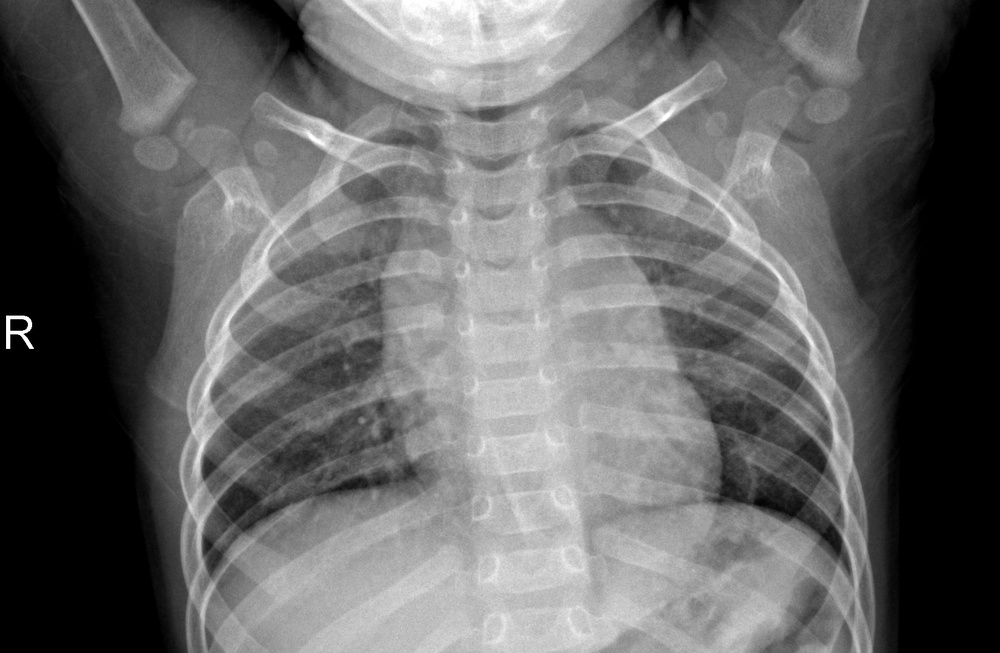
#> input picture data/train/NORMAL/NORMAL-1080088-0001.jpeg, 1000 x 653 px, shrunk from 1650 x 1078 before the run, found by its file name; its folder holds only this picture in this run
$ jupyter execute eda.ipynb   (shell and % lines are left out)
#> lines starting #> are read from the running program, lines starting #| are printed output that depends on the picture
<a href="https://colab.research.google.com/github/luiseduaardo/PneuModel/blob/main/notebooks/eda.ipynb" target="_parent"></a>

[cell 1]
%cd PneuModel

### Carregamento do dataset

Como o dataset original é extenso e está armazenado no Google Drive, utilizamos um script de automação para download via `wget` e extração local como um arquivo .zip que é descompactado localmente. Isso é feito de modo a agilizar o processo de carregamento dos dados para o notebook.

[cell 2]
import os
import zipfile

FILE_ID = '1YLeauT4Kwl6EpdpcUesU6WdE5cA12Y4K'
ZIP_NAME = 'ligia-compviz.zip'
EXTRACT_PATH = './dataset'

def download_and_extract():
    if os.path.exists(ZIP_NAME):
        os.remove(ZIP_NAME)

    command = f"""
      FILEID="{FILE_ID}";
      FILENAME="{ZIP_NAME}";
      wget --quiet --save-cookies cookies.txt --keep-session-cookies \
      "https://drive.google.com/uc?export=download&id=$FILEID" -O response.html;
      UUID=$(grep -o 'name="uuid" value="[^"]*' response.html | sed 's/.*value="//');
      wget --load-cookies cookies.txt \
      "https://drive.usercontent.google.com/download?id=$FILEID&export=download&confirm=t&uuid=$UUID" \
      -O "$FILENAME";
      rm -f cookies.txt response.html;
    """

    os.system(command)

    if os.path.exists(ZIP_NAME) and zipfile.is_zipfile(ZIP_NAME):
        print("Arquivo baixado com sucesso. Extraindo...")
        with zipfile.ZipFile(ZIP_NAME, 'r') as zip_ref:
            zip_ref.extractall(EXTRACT_PATH)
        print(f"✅ Dataset pronto em {EXTRACT_PATH}")

download_and_extract()

[cell 3]
import pandas as pd
import numpy as np
import seaborn as sns
import matplotlib.pyplot as plt

### Verificação de Desbalanceamento

Inicialmente, vamos observar a **distribuição de classes** no nosso dataset de treinamento. Isso é importante para problemas de classificação, visto que o desbalanceamento de classes pode influenciar as métricas de performance do nosso modelo.

[cell 4]
path_treinamento = "./dataset/train/train/"
categorias = ["NORMAL", "PNEUMONIA"]

data = []
for category in categorias:
  path = path_treinamento + category
  for img in os.listdir(path):
    data.append([category])

df = pd.DataFrame(data, columns=["classe"])

contagem_classes = (df.groupby(by=["classe"], as_index=False)
  .agg(qtde_classe=("classe", "count")))

contagem_classes

Observando de maneira visual esse resultado, por meio de um histograma, temos o seguinte:

[cell 5]
sns.countplot(x="classe", data=df)
plt.title("Distribuição de classes no treino")
plt.show()
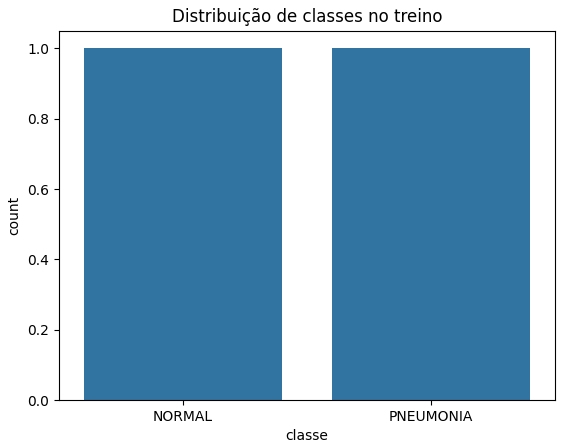
#> figure drawn by matplotlib, 1 panel

A partir disso, vemos um desbalanceamento em direção à classe positiva (contém Pneumonia). Por essa razão, no nosso notebook de treinamento, será necessário a utilização de alguma técnica de balenceamento dos pesos.

---

### Inspeção Visual de Amostras

A principal diferença visual entre um pulmão saudável e um pulmão com pneumonia reside na densidade das estruturas.

Um pulmão saudável aparece predominantemente escuro (radiotransparente), pois o ar permite a passagem dos raios-X.

Já um pulmão de uma pessoa acometida pela Pneumonia apresenta manchas esbranquiçadas ou áreas nubladas. Essa característica é comum tanto em casos de pneumonia bacteriana quanto viral.

Tomemos como exemplo algumas imagens selecionadas aleatoriamente de ambos os datasets:

[cell 6]
import cv2

[cell 7]
def plot_exemplo(category: str):
#> called with category = 'NORMAL'
  path = path_treinamento + category
  imgs = os.listdir(path)[:3]

  plt.figure(figsize=(12,4))

  for i, img_name in enumerate(imgs):
    img_path = path + "/" + img_name
    img = cv2.imread(img_path)
#> img is the input picture: shape (653, 1000, 3); min 0, max 255, mean 102.6

    img = cv2.cvtColor(img, cv2.COLOR_BGR2RGB)

    plt.subplot(1, 3, i+1)
    plt.imshow(img)
    plt.title(img_name)
    plt.axis("off")

  plt.show()

plot_exemplo("NORMAL")
plot_exemplo("PNEUMONIA")
#> call 2 of plot_exemplo, with category = 'PNEUMONIA'
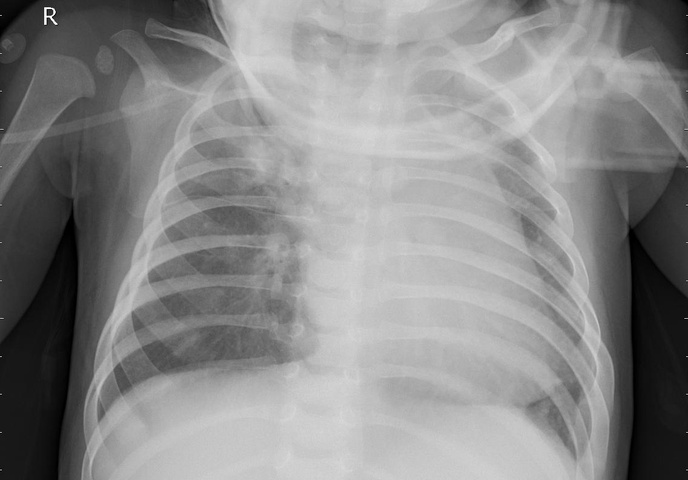
#> input picture data/train/PNEUMONIA/BACTERIA-1083680-0006.jpeg, 688 x 480 px, shrunk from 1136 x 792 before the run, found by its file name
#> in plot_exemplo, img is the input picture: shape (480, 688, 3); min 0, max 255, mean 136.4

Fazendo uma análise estatística dos pixels das imagens do dataset de treinamento e comparando radiografias de pessoas saudáveis e acometidas, temos o seguinte:

[cell 8]
def pixels_stats(category: str):
#> called with category = 'NORMAL'
  path = path_treinamento + category
  brightness_values = []

  for img_name in os.listdir(path)[:100]:
    img_path = path + "/" + img_name
    img = cv2.imread(img_path, cv2.IMREAD_GRAYSCALE)
#> img: shape (653, 1000); min 0, max 255, mean 102.6
    brightness_values.append(np.mean(img))

  return brightness_values

normal_brightness = pixels_stats("NORMAL")
#> normal_brightness = [102.6]
pneumonia_brightness = pixels_stats("PNEUMONIA")
#> pneumonia_brightness = [136.4]

sns.kdeplot(normal_brightness, label="NORMAL", fill=True)
sns.kdeplot(pneumonia_brightness, label="PNEUMONIA", fill=True)

plt.title('Distribuição da Intensidade Média de Pixels')
plt.xlabel('Brilho Médio (0-255)')
plt.ylabel('Densidade')
plt.legend()

A distribuição da intensidade de pixels revela que imagens com pneumonia apresentam uma variância maior e uma tendência a valores de brilho médio mais elevados, condizente com a presença de infiltrados inflamatórios que aumentam a radiodensidade no exame, indicada pela presença da luz branca.

Entretanto, essa estatística de distribuição de intensidade luminosa ainda não permite realizar a classificação, sendo, portanto, essencial a utilização de técnicas voltadas para a Visão Computacional para a extração de outras características relevantes que possam determinar a presença ou não de Pneumonia.

---

### Análise das dimensões das imagens

Para construírmos o nosso modelo, precisamos garantir que não existe uma variabilidade muito grande nas dimensões das imagens de entrada. Para isso, realizaremos uma análise através do gráfico de dispersão das dimensões:

[cell 9]
dims = []
for category in categorias:
    path = path_treinamento + category
    for img_name in os.listdir(path):
        img = cv2.imread(os.path.join(path, img_name))
        dims.append(img.shape[:2])

dims_df = pd.DataFrame(dims, columns=['Altura', 'Largura'])
#> dims_df = table of 2 rows and 2 columns
sns.jointplot(x='Largura', y='Altura', data=dims_df, kind='hex')
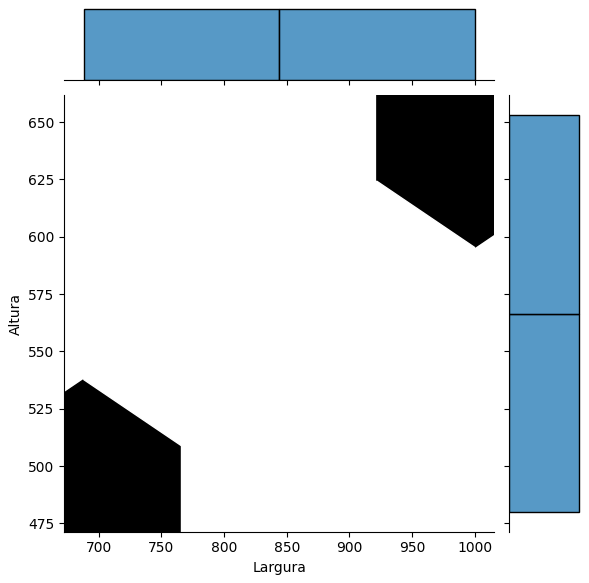
#> figure drawn by matplotlib, 3 panels
